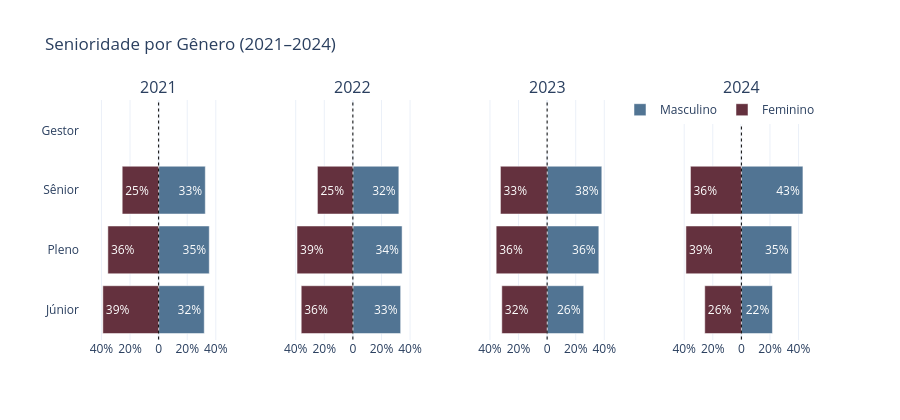

The code cell stored with this chart in its notebook:
### Markdown cell above
### 2.2 — Senioridade por gênero

### Code cell
fig = subplots_piramide(
    df, 'nivel', NIVEL_SENIORIDADE_EDA,
    'Senioridade por Gênero (2021–2024)',
)
fig.show()
#fig.write_image('2_2_senioridade_genero.png')

### Figure 1 — Plotly figure (JSON) as saved in the notebook; plotly's stock layout.template omitted (floating-point values rounded to 4 significant figures)
{"data": [{"legendgroup": "Masculino", "marker": {"color": "#517493"}, "name": "Masculino", "orientation": "h", "showlegend": true, "text": ["32%", "35%", "33%", "0%"], "textposition": "auto", "type": "bar", "x": [31.91, 35.43, 32.66, 0], "xaxis": "x", "y": ["Júnior", "Pleno", "Sênior", "Gestor"], "yaxis": "y"}, {"legendgroup": "Feminino", "marker": {"color": "#64313E"}, "name": "Feminino", "orientation": "h", "showlegend": true, "text": ["39%", "36%", "25%", "0%"], "textposition": "auto", "type": "bar", "x": [-39.02, -35.5, -25.47, 0], "xaxis": "x", "y": ["Júnior", "Pleno", "Sênior", "Gestor"], "yaxis": "y"}, {"legendgroup": "Masculino", "marker": {"color": "#517493"}, "name": "Masculino", "orientation": "h", "showlegend": false, "text": ["33%", "34%", "32%", "0%"], "textposition": "auto", "type": "bar", "x": [33.42, 34.42, 32.15, 0], "xaxis": "x2", "y": ["Júnior", "Pleno", "Sênior", "Gestor"], "yaxis": "y2"}, {"legendgroup": "Feminino", "marker": {"color": "#64313E"}, "name": "Feminino", "orientation": "h", "showlegend": false, "text": ["36%", "39%", "25%", "0%"], "textposition": "auto", "type": "bar", "x": [-36.13, -39.07, -24.8, 0], "xaxis": "x2", "y": ["Júnior", "Pleno", "Sênior", "Gestor"], "yaxis": "y2"}, {"legendgroup": "Masculino", "marker": {"color": "#517493"}, "name": "Masculino", "orientation": "h", "showlegend": false, "text": ["26%", "36%", "38%", "0%"], "textposition": "auto", "type": "bar", "x": [25.59, 36.17, 38.24, 0], "xaxis": "x3", "y": ["Júnior", "Pleno", "Sênior", "Gestor"], "yaxis": "y3"}, {"legendgroup": "Feminino", "marker": {"color": "#64313E"}, "name": "Feminino", "orientation": "h", "showlegend": false, "text": ["32%", "36%", "33%", "0%"], "textposition": "auto", "type": "bar", "x": [-31.7, -35.64, -32.66, 0], "xaxis": "x3", "y": ["Júnior", "Pleno", "Sênior", "Gestor"], "yaxis": "y3"}, {"legendgroup": "Masculino", "marker": {"color": "#517493"}, "name": "Masculino", "orientation": "h", "showlegend": false, "text": ["22%", "35%", "43%", "0%"], "textposition": "auto", "type": "bar", "x": [21.74, 35.2, 43.06, 0], "xaxis": "x4", "y": ["Júnior", "Pleno", "Sênior", "Gestor"], "yaxis": "y4"}, {"legendgroup": "Feminino", "marker": {"color": "#64313E"}, "name": "Feminino", "orientation": "h", "showlegend": false, "text": ["26%", "39%", "36%", "0%"], "textposition": "auto", "type": "bar", "x": [-25.61, -38.79, -35.6, 0], "xaxis": "x4", "y": ["Júnior", "Pleno", "Sênior", "Gestor"], "yaxis": "y4"}], "layout": {"annotations": [{"font": {"size": 16}, "showarrow": false, "text": "2021", "x": 0.1062, "xanchor": "center", "xref": "paper", "y": 1, "yanchor": "bottom", "yref": "paper"}, {"font": {"size": 16}, "showarrow": false, "text": "2022", "x": 0.3688, "xanchor": "center", "xref": "paper", "y": 1, "yanchor": "bottom", "yref": "paper"}, {"font": {"size": 16}, "showarrow": false, "text": "2023", "x": 0.6313, "xanchor": "center", "xref": "paper", "y": 1, "yanchor": "bottom", "yref": "paper"}, {"font": {"size": 16}, "showarrow": false, "text": "2024", "x": 0.8938, "xanchor": "center", "xref": "paper", "y": 1, "yanchor": "bottom", "yref": "paper"}], "barmode": "relative", "height": 420, "legend": {"orientation": "h", "x": 1, "xanchor": "right", "y": 1.02}, "shapes": [{"line": {"color": "black", "dash": "dot", "width": 1}, "type": "line", "x0": 0, "x1": 0, "xref": "x", "y0": -0.5, "y1": 3.5, "yref": "y"}, {"line": {"color": "black", "dash": "dot", "width": 1}, "type": "line", "x0": 0, "x1": 0, "xref": "x2", "y0": -0.5, "y1": 3.5, "yref": "y2"}, {"line": {"color": "black", "dash": "dot", "width": 1}, "type": "line", "x0": 0, "x1": 0, "xref": "x3", "y0": -0.5, "y1": 3.5, "yref": "y3"}, {"line": {"color": "black", "dash": "dot", "width": 1}, "type": "line", "x0": 0, "x1": 0, "xref": "x4", "y0": -0.5, "y1": 3.5, "yref": "y4"}], "title": {"text": "Senioridade por Gênero (2021–2024)"}, "xaxis": {"anchor": "y", "domain": [0, 0.2125], "range": [-55, 55], "ticktext": ["40%", "20%", "0", "20%", "40%"], "tickvals": [-40, -20, 0, 20, 40]}, "xaxis2": {"anchor": "y2", "domain": [0.2625, 0.475], "range": [-55, 55], "ticktext": ["40%", "20%", "0", "20%", "40%"], "tickvals": [-40, -20, 0, 20, 40]}, "xaxis3": {"anchor": "y3", "domain": [0.525, 0.7375], "range": [-55, 55], "ticktext": ["40%", "20%", "0", "20%", "40%"], "tickvals": [-40, -20, 0, 20, 40]}, "xaxis4": {"anchor": "y4", "domain": [0.7875, 1], "range": [-55, 55], "ticktext": ["40%", "20%", "0", "20%", "40%"], "tickvals": [-40, -20, 0, 20, 40]}, "yaxis": {"anchor": "x", "domain": [0, 1]}, "yaxis2": {"anchor": "x2", "domain": [0, 1], "matches": "y", "showticklabels": false}, "yaxis3": {"anchor": "x3", "domain": [0, 1], "matches": "y", "showticklabels": false}, "yaxis4": {"anchor": "x4", "domain": [0, 1], "matches": "y", "showticklabels": false}}}
